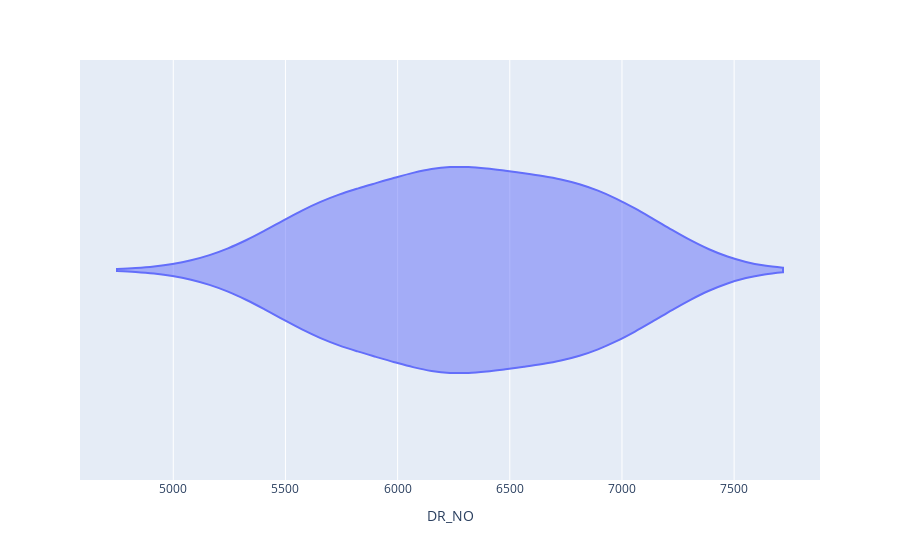

Notebook code for this chart:
### Markdown cell above
We can use a violin plot to see if the data behavior is normal:

### Code cell
px.violin(trainer_set2,x='DR_NO')

### Figure 1 — Plotly figure (JSON) as saved in the notebook; plotly's stock layout.template omitted (floating-point values rounded to 4 significant figures)
{"data": [{"alignmentgroup": "True", "box": {"visible": false}, "hovertemplate": "DR_NO=%{x}<extra></extra>", "legendgroup": "", "marker": {"color": "#636efa"}, "name": "", "offsetgroup": "", "orientation": "h", "scalegroup": "True", "showlegend": false, "type": "violin", "x": [6526, 6130, 5784, 5487, 6129, 6254, 6284, 6662, 6117, 6303, 5659, 5613, 5732, 5249, 5632, 5672, 6138, 6282, 7049, 6819, 6584, 6779, 6171, 5787, 6055, 5848, 6567, 6489, 6960, 6926, 6972, 6821, 6671, 6779, 5815, 5853, 6114, 5466, 6220, 6484, 6595, 6654, 7218, 7217, 6958, 7133, 6270, 6230], "x0": " ", "xaxis": "x", "y0": " ", "yaxis": "y"}], "layout": {"legend": {"tracegroupgap": 0}, "margin": {"t": 60}, "violinmode": "group", "xaxis": {"anchor": "y", "domain": [0, 1], "title": {"text": "DR_NO"}}, "yaxis": {"anchor": "x", "domain": [0, 1]}}}
